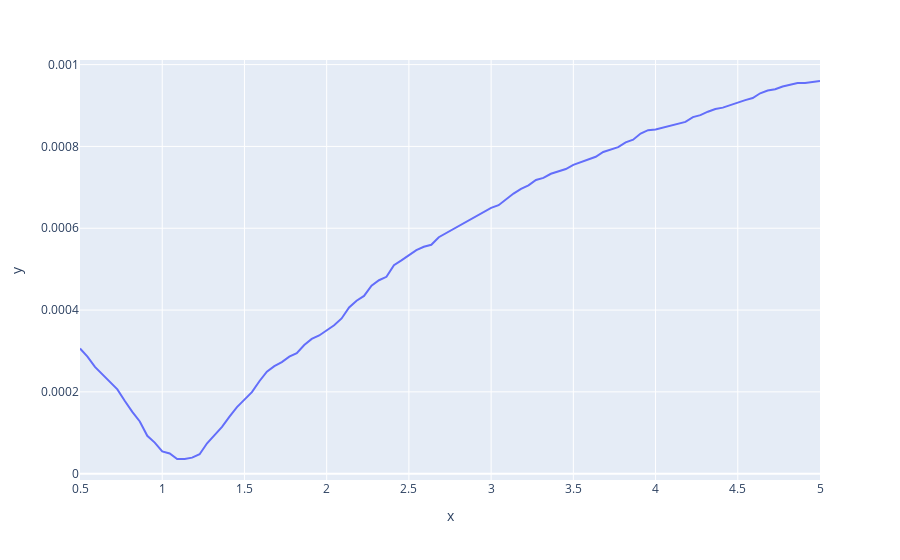

The notebook cell saved with this chart:
### Code cell
a = pd.DataFrame({'x': x, 'y': y})
fig = px.line(a, x='x', y='y')
fig.show()
